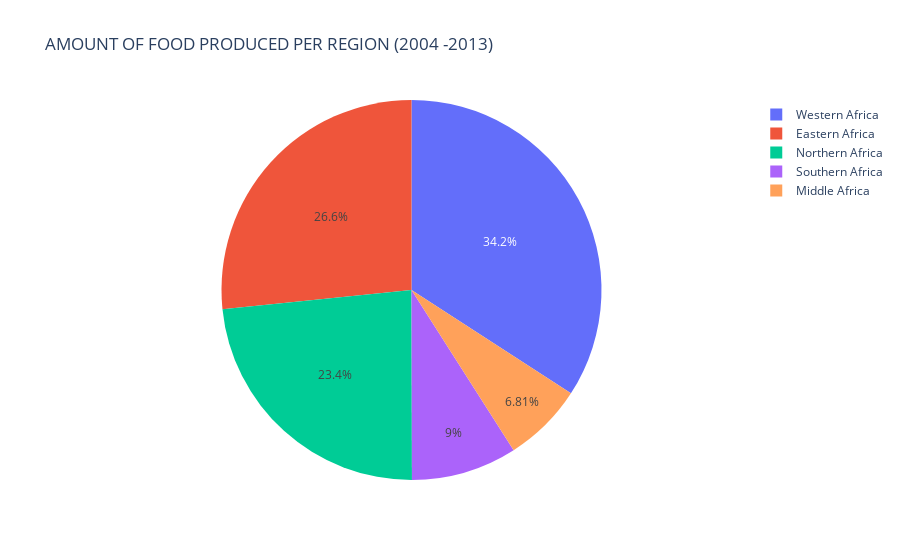

The notebook cell this image was saved under:
### Code cell
px.pie(data_frame=count_by_subregion, 
       values='Production_Value', names = "Sub Region", title="AMOUNT OF FOOD PRODUCED PER REGION (2004 -2013)")

### Figure 1 — Plotly figure (JSON) as saved in the notebook; plotly's stock layout.template omitted (floating-point values rounded to 4 significant figures)
{"data": [{"domain": {"x": [0, 1], "y": [0, 1]}, "hovertemplate": "Sub Region=%{label}<br>Production_Value=%{value}<extra></extra>", "labels": ["Eastern Africa", "Middle Africa", "Northern Africa", "Southern Africa", "Western Africa"], "legendgroup": "", "name": "", "showlegend": true, "type": "pie", "values": [1966802, 503677, 1732266, 665047, 2524838]}], "layout": {"legend": {"tracegroupgap": 0}, "title": {"text": "AMOUNT OF FOOD PRODUCED PER REGION (2004 -2013)"}}}
